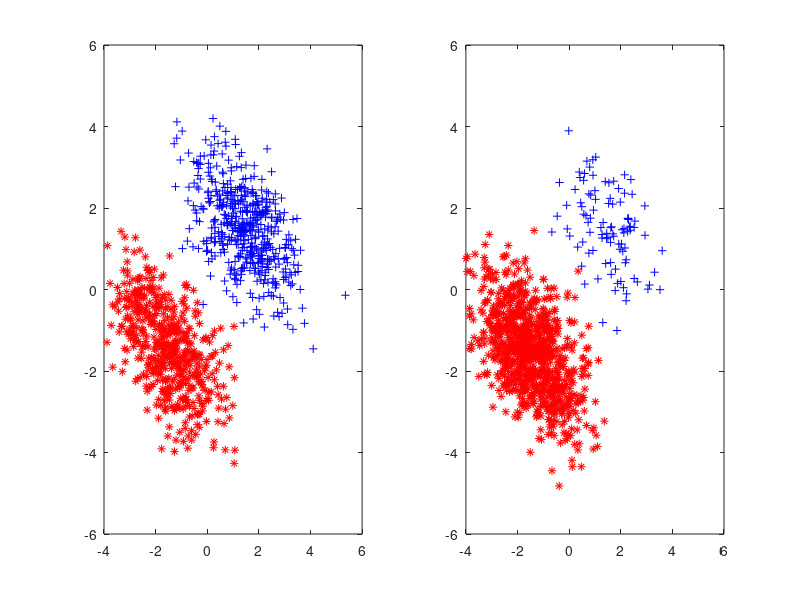
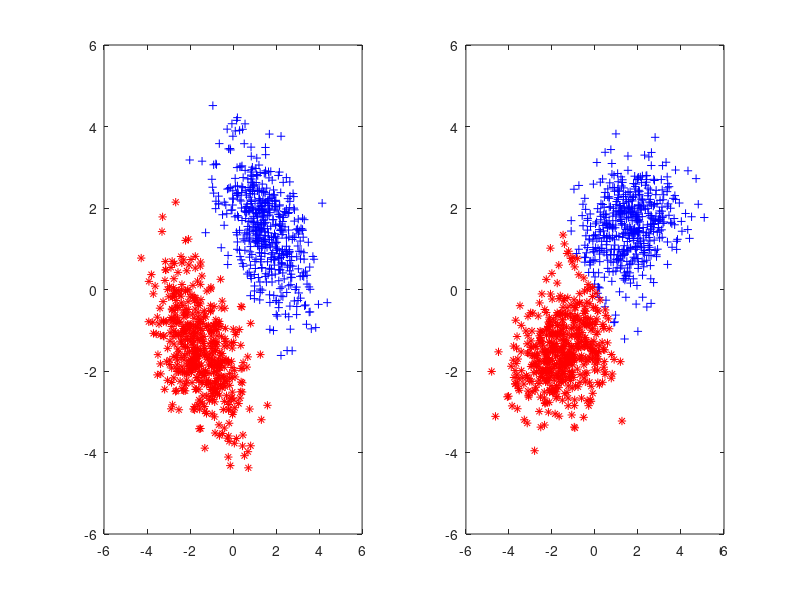

These figures' MATLAB source, in order:
% test on covariate shift

mu1 = [1.5;1.5];

mu2 = [-1.5;-1.5];


Sigma = [1, -0.5;-0.5, 1];

py = [0.5,0.5];
r1 = mvnrnd(mu1, Sigma, 1000*py(1));
r2 = mvnrnd(mu2, Sigma, 1000*py(2));

figure(1)
ax(1)= subplot(1,2,1);
plot(r1(:,1), r1(:,2),'+b');
hold on
plot(r2(:,1), r2(:,2),'*r');
hold off
xLimits = get(gca,'XLim');  %# Get the range of the x axis
yLimits = get(gca,'YLim');  %# Get the range of the y axis


py = [0.1,0.9];
r3 = mvnrnd(mu1, Sigma, 1000*py(1));
r4 = mvnrnd(mu2, Sigma, 1000*py(2));


ax(2)=subplot(1,2,2);
plot(r3(:,1), r3(:,2),'+b');
hold on
plot(r4(:,1), r4(:,2),'*r');
hold off
axis([xLimits, yLimits])
%linkaxes([ax(2) ax(1)],'xy');

%% logistic regression
py = [0.5,0.5];
r1 = mvnrnd(mu1, Sigma, 1000*py(1));
r2 = mvnrnd(mu2, Sigma, 1000*py(2));
r11 = [r1;r2];

w= [1;1];

f = @(y, x)(1./(1 + exp(-y.*(x*w))));

y = sign(f(ones(1000,1), r11)-0.5);

figure(2)
ax(3)= subplot(1,2,1);
plot(r11(find(y==1),1), r11(find(y==1),2),'+b');
hold on
plot(r11(find(y==-1),1), r11(find(y==-1),2),'*r');
hold off
xLimits = get(gca,'XLim');  %# Get the range of the x axis
yLimits = get(gca,'YLim');  %# Get the range of the y axis

theta = pi/3;
Q = [cos(theta) sin(theta); -sin(theta) cos(theta)];


r3 = mvnrnd(mu1, Q'*Sigma*Q, 1000*py(1));
r4 = mvnrnd(mu2, Q'*Sigma*Q, 1000*py(2));
r22 = [r3;r4];

y2 = sign(f(ones(1000,1), r22)-0.5);

ax(4)=subplot(1,2,2);
plot(r22(find(y2==1),1), r22(find(y2==1),2),'+b');
hold on
plot(r22(find(y2==-1),1), r22(find(y2==-1),2),'*r');
hold off
axis([xLimits, yLimits])


% linkaxes([ax(4) ax(3)],'xy');

